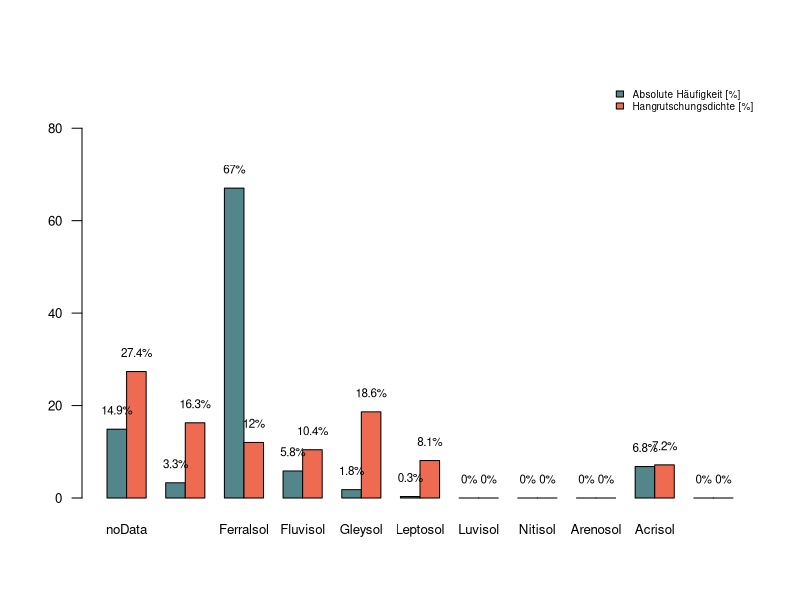
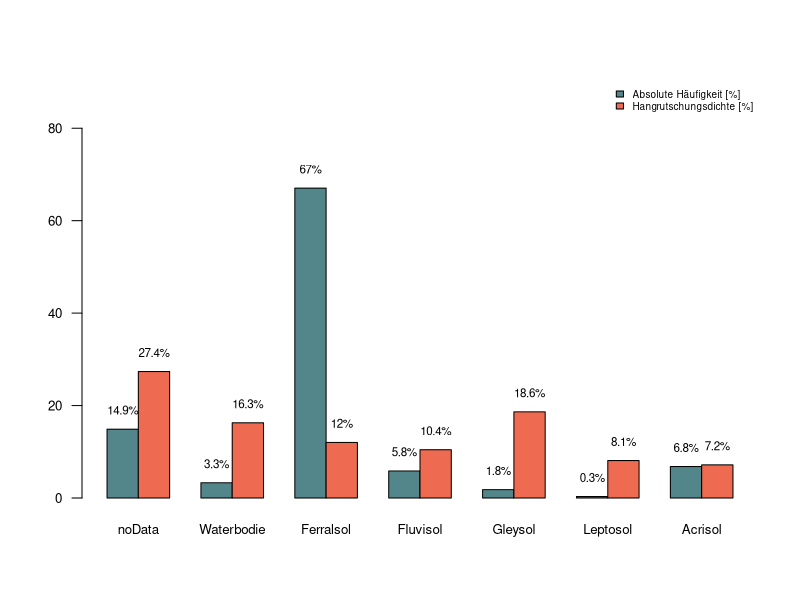

The R source for these figures, in order:
#################################################################################
# Hangrutschungen in den thematischen Klassen
#################################################################################
# packages: 

if(!require('Hmisc')) {
  install.packages('Hmisc')
  library('Hmisc')
}



# Funktionen ########################################################################

abs_density <- function (slide_class, slide) {
  slide_class/sum(slide)*100
}

slide_density <- function (slide_class, class) {
  ((slide_class/ class) / sum(slide_class/ class)) * 100
}

# Barplot ########################################################################

plot_barplot <- function (absolute_häufigkeit, hangrutschungsdichte, names) {
  data <- matrix(data=NA, nrow=2, ncol=length(absolute_häufigkeit))
  for (i in 1:length(absolute_häufigkeit)) {
    data[1,i] <- absolute_häufigkeit[i]
    data[2,i] <- hangrutschungsdichte[i]
  }
  
  labels <- c()
  
  for (i in 1:length(data)) {
    labels[i] <- paste(toString(round(data[i],1)), "%", sep="")
  }
  
  rownames(data) <- c("Absolute Häufigkeit [%]", "Hangrutschungsdichte [%]")
  colors <- c("cadetblue4", "coral2")
  par(cex.axis=0.8)
  #names <- soil
  bp <- barplot(data, beside = T, ylab=NA, col = colors, ylim=c(0,90), las=1, names=names)
  #mgp.axis(2, at=c(0, 20, 40, 60, 80), las=2)
  text(bp, data+1, labels, cex=0.7, pos=3)
  legend("topright",                                    
         legend = c("Absolute Häufigkeit [%]", "Hangrutschungsdichte [%]"),
         fill = c("cadetblue4", "coral2"), 
         bty = "n",
         cex=0.6)
}
# Boden ########################################################################    

pix_soil_slide <- c(280, 62, 1261, 110, 34, 6, 0, 0, 0, 128, 0)
all_class <- c(892059, 332256, 9142823, 918548, 158998, 64558, 2153, 33953, 465380, 1557234, 124089)
soil <- c("noData", "Waterbodie", "Ferralsol", "Fluvisol", "Gleysol", "Leptosol", "Luvisol", "Nitisol", "Arenosol", "Acrisol", "Salonchaks")
pix_slide <- 1881

# absolute Häufigkeit und Hangrutschungsdichte berechnen
absolute_häufigkeit_boden <- abs_density(pix_soil_slide, pix_slide)
hangrutschungsdichte_boden <- slide_density(pix_soil_slide, all_class)

# Barplot
x11()
plot_barplot(absolute_häufigkeit = absolute_häufigkeit_boden, 
             hangrutschungsdichte = hangrutschungsdichte_boden,
             names = soil)

# Barplot without Null values
zero <- which(pix_soil_slide %in% 0)
absolute_häufigkeit_boden_noZero <- absolute_häufigkeit_boden[-c(zero)]
hangrutschungsdichte_boden_noZero <- hangrutschungsdichte_boden[-c(zero)]
soil_noZero <- soil[-c(zero)]

x11()
plot_barplot(absolute_häufigkeit = absolute_häufigkeit_boden_noZero, 
             hangrutschungsdichte = hangrutschungsdichte_boden_noZero,
             names = soil_noZero)
